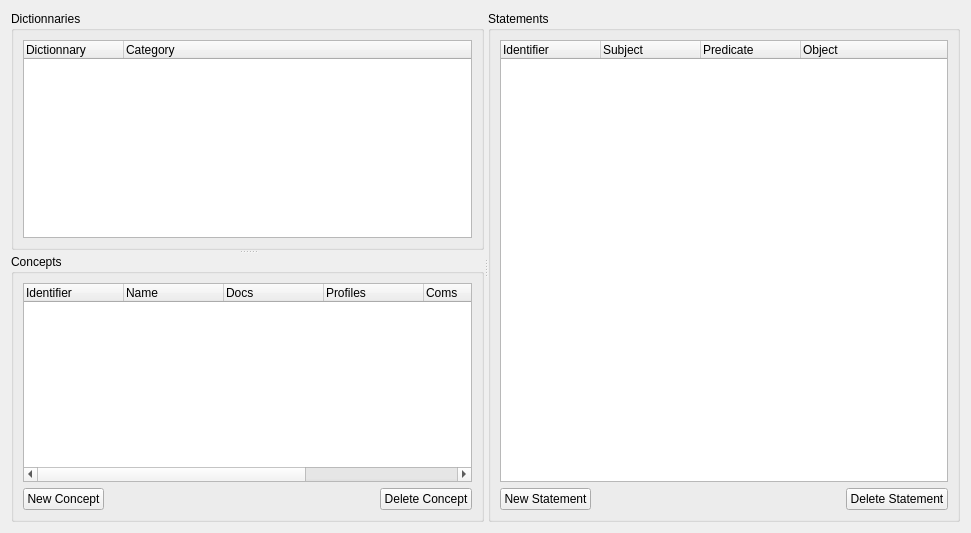
<?xml version="1.0" encoding="UTF-8"?>
<ui version="4.0">
 <class>KViewDicts</class>
 <widget class="QWidget" name="KViewDicts">
  <property name="geometry">
   <rect>
    <x>0</x>
    <y>0</y>
    <width>971</width>
    <height>533</height>
   </rect>
  </property>
  <property name="windowTitle">
   <string>Form</string>
  </property>
  <layout class="QHBoxLayout" name="horizontalLayout">
   <item>
    <widget class="QSplitter" name="splitter_2">
     <property name="orientation">
      <enum>Qt::Horizontal</enum>
     </property>
     <widget class="QSplitter" name="splitter">
      <property name="orientation">
       <enum>Qt::Vertical</enum>
      </property>
      <widget class="QGroupBox" name="groupBox">
       <property name="title">
        <string>Dictionnaries</string>
       </property>
       <layout class="QVBoxLayout" name="verticalLayout">
        <item>
         <widget class="QTreeWidget" name="Dicts">
          <property name="rootIsDecorated">
           <bool>false</bool>
          </property>
          <column>
           <property name="text">
            <string>Dictionnary</string>
           </property>
          </column>
          <column>
           <property name="text">
            <string>Category</string>
           </property>
          </column>
         </widget>
        </item>
       </layout>
      </widget>
      <widget class="QGroupBox" name="groupBox_2">
       <property name="title">
        <string>Concepts</string>
       </property>
       <layout class="QVBoxLayout" name="verticalLayout_2">
        <item>
         <widget class="QTreeWidget" name="Dict">
          <property name="toolTip">
           <string>Concepts and their global weighting value based on the current measure.</string>
          </property>
          <property name="statusTip">
           <string>Concepts and their global weighting value based on the current measure.</string>
          </property>
          <property name="whatsThis">
           <string>Concepts and their global weighting value based on the current measure.</string>
          </property>
          <property name="rootIsDecorated">
           <bool>false</bool>
          </property>
          <column>
           <property name="text">
            <string>Identifier</string>
           </property>
          </column>
          <column>
           <property name="text">
            <string>Name</string>
           </property>
          </column>
          <column>
           <property name="text">
            <string>Docs</string>
           </property>
          </column>
          <column>
           <property name="text">
            <string>Profiles</string>
           </property>
          </column>
          <column>
           <property name="text">
            <string>Coms</string>
           </property>
          </column>
          <column>
           <property name="text">
            <string>Topics</string>
           </property>
          </column>
          <column>
           <property name="text">
            <string>Classes</string>
           </property>
          </column>
         </widget>
        </item>
        <item>
         <layout class="QHBoxLayout" name="horizontalLayout_2">
          <item>
           <widget class="QPushButton" name="NewConcept">
            <property name="text">
             <string>New Concept</string>
            </property>
           </widget>
          </item>
          <item>
           <spacer name="horizontalSpacer">
            <property name="orientation">
             <enum>Qt::Horizontal</enum>
            </property>
            <property name="sizeHint" stdset="0">
             <size>
              <width>40</width>
              <height>20</height>
             </size>
            </property>
           </spacer>
          </item>
          <item>
           <widget class="QPushButton" name="DelConcept">
            <property name="text">
             <string>Delete Concept</string>
            </property>
           </widget>
          </item>
         </layout>
        </item>
       </layout>
      </widget>
     </widget>
     <widget class="QGroupBox" name="groupBox_3">
      <property name="title">
       <string>Statements</string>
      </property>
      <layout class="QVBoxLayout" name="verticalLayout_3">
       <item>
        <widget class="QTreeWidget" name="Statements">
         <property name="rootIsDecorated">
          <bool>false</bool>
         </property>
         <column>
          <property name="text">
           <string>Identifier</string>
          </property>
         </column>
         <column>
          <property name="text">
           <string>Subject</string>
          </property>
         </column>
         <column>
          <property name="text">
           <string>Predicate</string>
          </property>
         </column>
         <column>
          <property name="text">
           <string>Object</string>
          </property>
         </column>
        </widget>
       </item>
       <item>
        <layout class="QHBoxLayout" name="horizontalLayout_3">
         <item>
          <widget class="QPushButton" name="NewStatement">
           <property name="text">
            <string>New Statement</string>
           </property>
          </widget>
         </item>
         <item>
          <spacer name="horizontalSpacer1">
           <property name="orientation">
            <enum>Qt::Horizontal</enum>
           </property>
           <property name="sizeHint" stdset="0">
            <size>
             <width>40</width>
             <height>20</height>
            </size>
           </property>
          </spacer>
         </item>
         <item>
          <widget class="QPushButton" name="DelStatement">
           <property name="text">
            <string>Delete Statement</string>
           </property>
          </widget>
         </item>
        </layout>
       </item>
      </layout>
     </widget>
    </widget>
   </item>
  </layout>
 </widget>
 <resources/>
 <connections/>
</ui>
